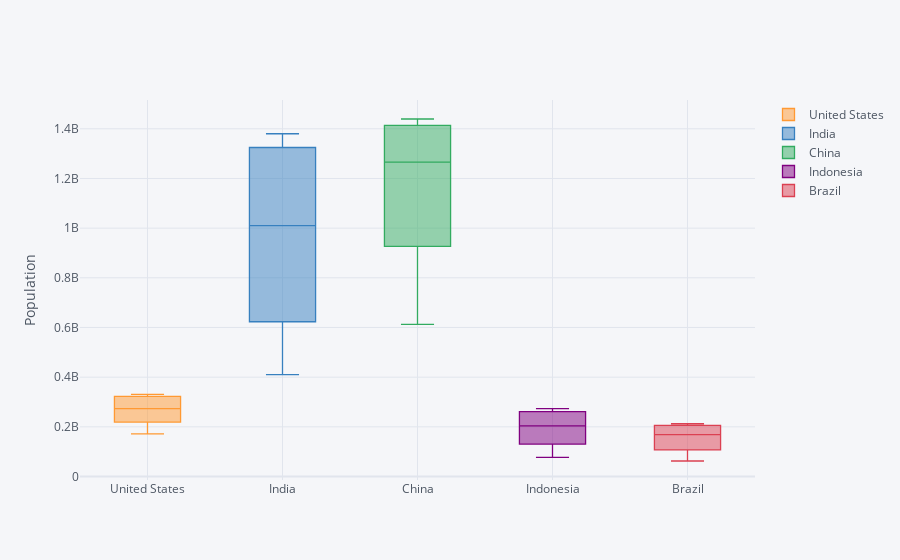

The cell this chart's notebook holds for it:
### Code cell
# Multiple boxplot interactive
df_pivot.iplot(
    kind='box',
    yTitle='Population'
)
